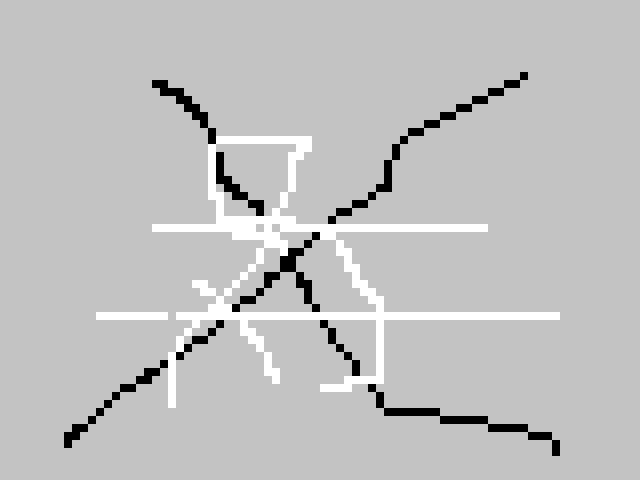

Tiled map render using the project's own tile images. Description and the map definition, with tile-layer contents summarised, below:
An orthogonal 80x60 tile map with 8x8 px tiles, 1 tile layer (Tile Layer 1).

<map version="1.0" orientation="orthogonal" renderorder="right-down" width="80" height="60" tilewidth="8" tileheight="8" backgroundcolor="#ff00ff" nextobjectid="1">
 <tileset firstgid="1" name="tiles" tilewidth="8" tileheight="8" tilecount="3">
  <image source="tiles 8x8.png" width="24" height="8" />
 </tileset>
 <layer name="Tile Layer 1" width="80" height="60">
  <data>[4800 cells, 4800 non-empty, 3 distinct tile ids]</data>
 </layer>
</map>